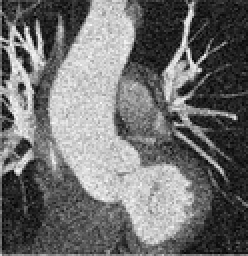
%> input picture aorta-chest1.tif, 124 x 128 px, shrunk from 430 x 444 before the run (shown 2 times larger)
$ octave --eval "result = kuwahara(imread('aorta-chest1.tif'));"   (GNU Octave 9; MATLAB toolbox functions it lacks are replaced by stand-ins)
%> lines starting %> are read from the running program, lines starting %| are printed output that depends on the picture
function [Y,Xpad] = kuwahara(X,WINSZ,progress)
% [Y,Xpad] = KUWAHARA(X[,WINSZ][,progress])
% perform kuwahara nonlinear edge-preserving filtering on an intensity
% image
%
% * If no window size WINSZ is specified, the default is 5.
% * Setting progress to a nonzero value causes KUWAHARA to display
%   the current row it is processing.
%
% Description:
% The Kuwahara filter works on a window divided into 4 overlapping
% subwindows (typically 5x5 pixels, see below). In each subwindow, the mean and
% variance are computed. The output value (located at the center of the
% window) is set to the mean of the subwindow with the smallest variance.
%
%    ( a  a  ab   b  b)
%    ( a  a  ab   b  b)
%    (ac ac abcd bd bd)
%    ( c  c  cd   d  d)
%    ( c  c  cd   d  d)
%
% Notes:
% Image is converted to double format for processing.
%
% References:
% http://www.incx.nec.co.jp/imap-vision/library/wouter/kuwahara.html
%
% Copyright Art Barnes, 2005 artbarnes<at>ieee<dot>org

if nargin >= 3
    verboseFlag = true;
else
    verboseFlag = false;
end

if nargin < 2
    WINSZ = 5;
end

if ~isa(X,'double')
    X = im2double(X);
end

PADDING = floor(WINSZ/2);

Xpad = padarray(X,[PADDING PADDING],'replicate');
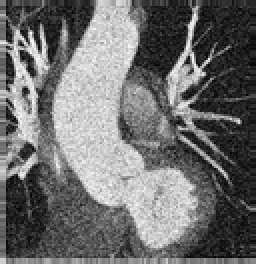
%> Xpad: size 132x128 double (shown 2 times larger); min 0, max 1, mean 0.431
[padRows,padCols] = size(Xpad);
%> padRows = 132; padCols = 128
Y = zeros(size(X));

nRowIters = length((PADDING+1):(padRows-PADDING));
%> nRowIters = 128
count = 1;
for i = (PADDING+1):(padRows-PADDING)
    for j = (PADDING+1):(padCols-PADDING)
        % window & subwindows
        W = Xpad((i-PADDING):(i+PADDING),(j-PADDING):(j+PADDING));
        Wnw = W(1:(PADDING+1),1:(PADDING+1));
        Wne = W(1:(PADDING+1),(PADDING+1):WINSZ);
        Wsw = W((PADDING+1):WINSZ,1:(PADDING+1));
        Wse = W((PADDING+1):WINSZ,(PADDING+1):WINSZ);

        % find the variances
        s = var([Wnw(:) Wne(:) Wsw(:) Wse(:)]);
        m = mean([Wnw(:) Wne(:) Wsw(:) Wse(:)]);
        [y,k] = min(s);

        % assign the mean of the subwindow with the least variance to
        % the center pixel
        Y(i,j) = m(k);
    end

    if verboseFlag
        fprintf('Kuwahara: %d/%d\n',count,nRowIters);
        count = count + 1;
    end
end
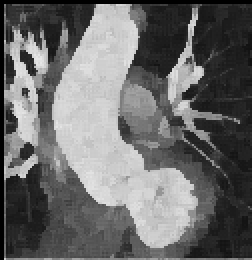
%> Y: size 130x126 double (shown 2 times larger); min 0, max 0.904, mean 0.417
%> after the loop, count = 1
